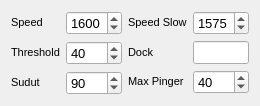
                 <widget class="QWidget" name="horizontalLayoutWidget_2">
                  <property name="geometry">
                   <rect>
                    <x>10</x>
                    <y>270</y>
                    <width>244</width>
                    <height>91</height>
                   </rect>
                  </property>
                  <layout class="QHBoxLayout" name="horizontalLayout_5">
                   <item>
                    <layout class="QFormLayout" name="formLayout_2">
                     <item row="0" column="0">
                      <widget class="QLabel" name="label_95">
                       <property name="font">
                        <font>
                         <pointsize>8</pointsize>
                         <weight>50</weight>
                         <italic>false</italic>
                         <bold>false</bold>
                        </font>
                       </property>
                       <property name="text">
                        <string>Speed</string>
                       </property>
                      </widget>
                     </item>
                     <item row="0" column="1">
                      <widget class="QSpinBox" name="spinBoxSpeedMisi_3">
                       <property name="font">
                        <font>
                         <pointsize>10</pointsize>
                         <weight>50</weight>
                         <italic>false</italic>
                         <bold>false</bold>
                        </font>
                       </property>
                       <property name="minimum">
                        <number>1500</number>
                       </property>
                       <property name="maximum">
                        <number>2000</number>
                       </property>
                       <property name="singleStep">
                        <number>25</number>
                       </property>
                       <property name="value">
                        <number>1600</number>
                       </property>
                      </widget>
                     </item>
                     <item row="1" column="0">
                      <widget class="QLabel" name="label_116">
                       <property name="font">
                        <font>
                         <pointsize>8</pointsize>
                         <weight>50</weight>
                         <italic>false</italic>
                         <bold>false</bold>
                        </font>
                       </property>
                       <property name="text">
                        <string>Threshold</string>
                       </property>
                      </widget>
                     </item>
                     <item row="1" column="1">
                      <widget class="QSpinBox" name="spinBoxThresholdPinger">
                       <property name="font">
                        <font>
                         <pointsize>10</pointsize>
                         <weight>50</weight>
                         <italic>false</italic>
                         <bold>false</bold>
                        </font>
                       </property>
                       <property name="maximum">
                        <number>200</number>
                       </property>
                       <property name="value">
                        <number>40</number>
                       </property>
                      </widget>
                     </item>
                     <item row="2" column="0">
                      <widget class="QLabel" name="label_115">
                       <property name="font">
                        <font>
                         <pointsize>8</pointsize>
                         <weight>50</weight>
                         <italic>false</italic>
                         <bold>false</bold>
                        </font>
                       </property>
                       <property name="text">
                        <string>Sudut</string>
                       </property>
                      </widget>
                     </item>
                     <item row="2" column="1">
                      <widget class="QSpinBox" name="spinBoxSudutMisi_3">
                       <property name="font">
                        <font>
                         <pointsize>10</pointsize>
                         <weight>50</weight>
                         <italic>false</italic>
                         <bold>false</bold>
                        </font>
                       </property>
                       <property name="maximum">
                        <number>180</number>
                       </property>
                       <property name="value">
                        <number>90</number>
                       </property>
                      </widget>
                     </item>
                    </layout>
                   </item>
                   <item>
                    <layout class="QFormLayout" name="formLayout_3">
                     <item row="0" column="0">
                      <widget class="QLabel" name="label_74">
                       <property name="font">
                        <font>
                         <pointsize>8</pointsize>
                         <weight>50</weight>
                         <italic>false</italic>
                         <bold>false</bold>
                        </font>
                       </property>
                       <property name="text">
                        <string>Speed Slow</string>
                       </property>
                      </widget>
                     </item>
                     <item row="0" column="1">
                      <widget class="QSpinBox" name="spinBoxSpeedSlowMisi_3">
                       <property name="font">
                        <font>
                         <pointsize>10</pointsize>
                         <weight>50</weight>
                         <italic>false</italic>
                         <bold>false</bold>
                        </font>
                       </property>
                       <property name="minimum">
                        <number>1500</number>
                       </property>
                       <property name="maximum">
                        <number>2000</number>
                       </property>
                       <property name="singleStep">
                        <number>25</number>
                       </property>
                       <property name="value">
                        <number>1575</number>
                       </property>
                      </widget>
                     </item>
                     <item row="1" column="0">
                      <widget class="QLabel" name="label_114">
                       <property name="font">
                        <font>
                         <pointsize>8</pointsize>
                         <weight>50</weight>
                         <italic>false</italic>
                         <bold>false</bold>
                        </font>
                       </property>
                       <property name="text">
                        <string>Dock</string>
                       </property>
                      </widget>
                     </item>
                     <item row="1" column="1">
                      <widget class="QLineEdit" name="lineEditDock">
                       <property name="font">
                        <font>
                         <pointsize>10</pointsize>
                         <weight>50</weight>
                         <italic>false</italic>
                         <bold>false</bold>
                        </font>
                       </property>
                      </widget>
                     </item>
                     <item row="2" column="0">
                      <widget class="QLabel" name="label_118">
                       <property name="font">
                        <font>
                         <pointsize>8</pointsize>
                         <weight>50</weight>
                         <italic>false</italic>
                         <bold>false</bold>
                        </font>
                       </property>
                       <property name="text">
                        <string>Max Pinger</string>
                       </property>
                      </widget>
                     </item>
                     <item row="2" column="1">
                      <widget class="QSpinBox" name="spinBoxMaxPinger">
                       <property name="font">
                        <font>
                         <pointsize>10</pointsize>
                         <weight>50</weight>
                         <italic>false</italic>
                         <bold>false</bold>
                        </font>
                       </property>
                       <property name="maximum">
                        <number>200</number>
                       </property>
                       <property name="value">
                        <number>40</number>
                       </property>
                      </widget>
                     </item>
                    </layout>
                   </item>
                  </layout>
                 </widget>
